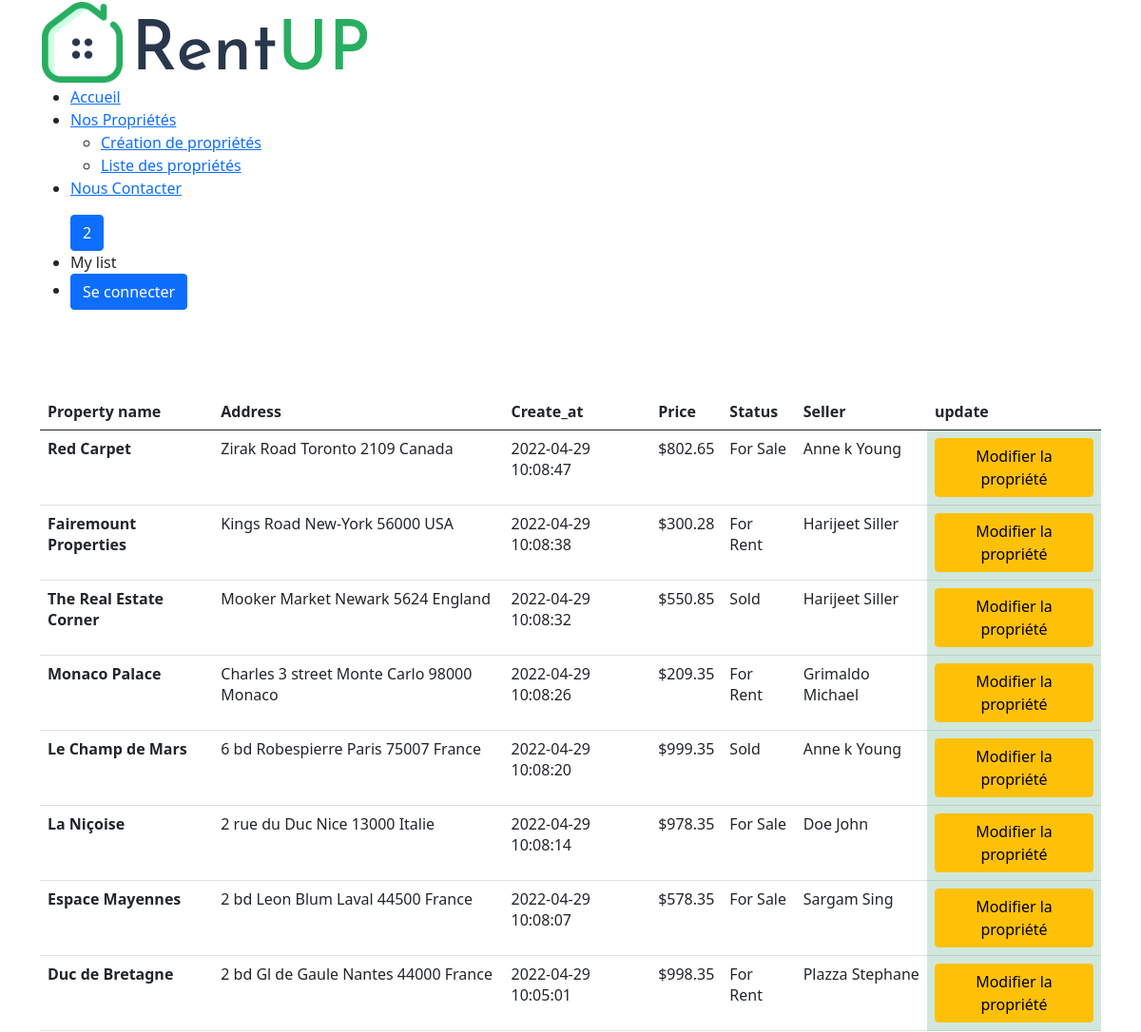
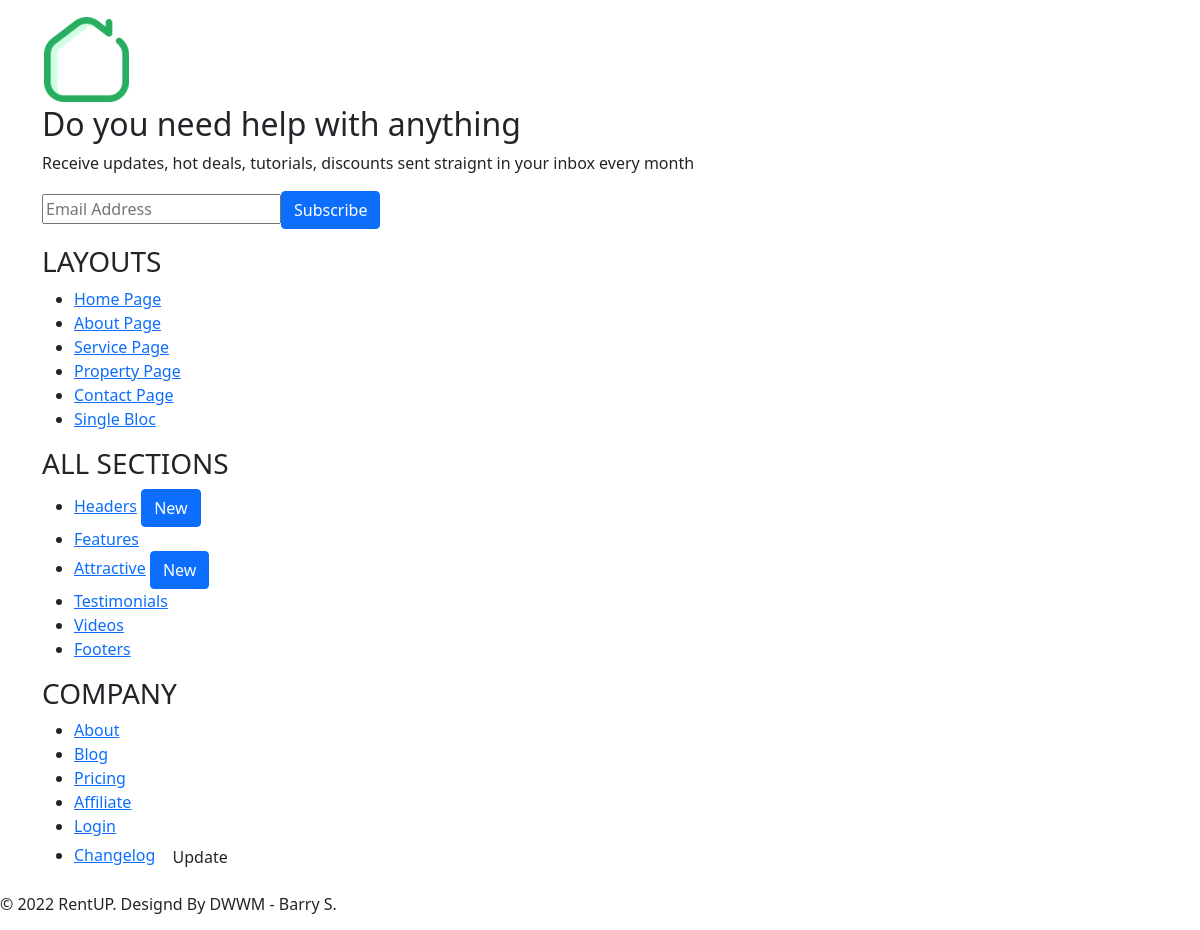
The page /propertyList.php on the database its author committed (2 pictures, top to bottom).
### tables this page shows
CREATE TABLE `property` (
  `id_property` int(11) UNSIGNED NOT NULL,
  `name` varchar(100) DEFAULT NULL,
  `street` varchar(100) DEFAULT NULL,
  `city` varchar(100) DEFAULT NULL,
  `postale_code` varchar(100) DEFAULT NULL,
  `state` varchar(100) DEFAULT NULL,
  `country` varchar(100) DEFAULT NULL,
  `price` float NOT NULL DEFAULT '0',
  `status` varchar(100) NOT NULL,
  `create_at` timestamp NOT NULL DEFAULT CURRENT_TIMESTAMP ON UPDATE CURRENT_TIMESTAMP,
  `image` varchar(800) DEFAULT NULL,
  `property_type_id` int(11) NOT NULL,
  `seller_id` int(11) NOT NULL
);

CREATE TABLE `seller` (
  `id_seller` int(11) NOT NULL,
  `firstname` varchar(255) NOT NULL,
  `lastname` varchar(255) NOT NULL,
  `location` varchar(255) NOT NULL,
  `email` varchar(255) NOT NULL,
  `mot_de_passe` varchar(100) NOT NULL,
  `telephone` varchar(255) NOT NULL,
  `profil_picture` varchar(800) NOT NULL
);

### include/functions.php (called while the page is built, shortened)
<?php
function connectDatabase()
{
    try {
        $db = new PDO('mysql:host=localhost;dbname=rentup;charset=utf8', 'root', 'root');
        return $db;
    } catch (Exception $e) {
        die ('Erreur : ' . $e->getMessage());
    }
}
function getSellerProperties(): array
{
    $db = connectDatabase();
    $sqlQuery = 'SELECT *
    FROM property, seller
    WHERE seller_id =id_seller';
    $sellerStatement = $db->prepare($sqlQuery);
    $sellerStatement->execute();
    return $sellerStatement->fetchAll();
}

### propertyList.php (the view, shortened to what this page needs)
<?php include_once('./include/functions.php') ?>
<?php include_once('./include/header.php') ?>
<!doctype html>
<html lang="fr">
<head>
    <link
            href="https://cdn.jsdelivr.net/npm/bootstrap@5.0.2/dist/css/bootstrap.min.css"
            rel="stylesheet">
</head>
<body>
<br/>
<section class="section-home-form">
    <div class="container section-home-content">
        <br/><br/>
        <table class="table">
            <thead class="thead-green">
                <tr>
                    <th scope="col">Property name</th>
                    <th scope="col">Address</th>
                    <th scope="col">Create_at</th>
                    <th scope="col">Price</th>
                    <th scope="col">Status</th>
                    <th scope="col">Seller</th>
                    <th scope="col">update</th>
                </tr>
            </thead>
            <tbody>
            <?php foreach (getSellerProperties() as $propertyLists) : ?>
            <tr>
                <th scope="row"><?= $propertyLists['name']; ?></th>
                <td><?= $propertyLists['street'] . " " . $propertyLists['city'] . " " . $propertyLists['postale_code'] . " " . $propertyLists['country'] ?></td>
                <td><?= $propertyLists['create_at']; ?></td>
                <td>$<?= $propertyLists['price']; ?></td>
                <td><?= $propertyLists['status']; ?></td>
                <td><?= $propertyLists['firstname'] . " " . $propertyLists['lastname']; ?></td>
                <td class="table-success"><a href="modify.php?id=<?= $propertyLists["id_property"]; ?>" class="btn btn-warning"> Modifier la propriété </a></td>
                <?php endforeach; ?>
            </tr>
            </tbody>
        </table>
    </div>
</section>
<?php include_once('./include/footer.php') ?>
<?php include_once('./include/nav.footer.php') ?>
</body>
</html>
</body>
</html>

### include/header.php (shortened to what this page needs)
<header id="main-header">
    <div class="container">
        <div class="container-header">
            <a href="index.php">
                <img src="images/logo.png" alt="RentUp" class="logo">
            </a>
            <div class="container-header-right">
                <nav class="main-navigation">
                    <ul>
                        <li>
                            <a href="../index.php">
                                Accueil
                            </a>
                        </li>
                        <li class="sub-menu">
                            <a href="contact.html">
                                Nos Propriétés
                            </a>
                            <ul>
                                <li>
                                    <a href="../form.php">Création de propriétés</a>
                                </li>
                                <li>
                                    <a href="../propertyList.php">Liste des propriétés</a>
                                </li>
                            </ul>
                        </li>
                        <li>
                            <a href="contact.html">
                                Nous Contacter
                            </a>
                        </li>
                    </ul>
                </nav>
                <nav class="user-navigation">
                    <ul>
                        <li class="number btn btn-primary">
                            2
                        </li>
                        <li>
                            My list
                        </li>
                        <li>
                            <a href="login.html" class="btn btn-primary">
                                Se connecter
                            </a>
                        </li>
                    </ul>
                </nav>
            </div>
        </div>
    </div>
</header>

### include/footer.php
<footer id="main-footer" class="section section-bg-dark-grey">
    <div class="container">
        <div class="container-footer">
            <section class="container-footer-left">
                <a href="index.html">
                    <img src="images/logo-light.png" alt="RentUp" class="logo">
                </a>
                <h2>Do you need help with anything</h2>
                <p>Receive updates, hot deals, tutorials, discounts sent straignt in your inbox every month</p>
                <form>
                    <input type="email" class="email" placeholder="Email Address"><input type="submit"
                                                                                         class="btn btn-primary" value="Subscribe">
                </form>
            </section>
            <section class="container-footer-right">
                <div class="footer-menu">
                    <h3>LAYOUTS</h3>
                    <ul>
                        <li>
                            <a href="#">Home Page</a>
                        </li>
                        <li>
                            <a href="#">About Page</a>
                        </li>
                        <li>
                            <a href="#">Service Page</a>
                        </li>
                        <li>
                            <a href="#">Property Page</a>
                        </li>
                        <li>
                            <a href="#">Contact Page</a>
                        </li>
                        <li>
                            <a href="#">Single Bloc</a>
                        </li>
                    </ul>
                </div>
                <div class="footer-menu">
                    <h3>ALL SECTIONS</h3>
                    <ul>
                        <li>
                            <a href="#">Headers</a>
                            <span class="btn btn-primary">New</span>
                        </li>
                        <li>
                            <a href="#">Features</a>
                        </li>
                        <li>
                            <a href="#">Attractive</a>
                            <span class="btn btn-primary">New</span>
                        </li>
                        <li>
                            <a href="#">Testimonials</a>
                        </li>
                        <li>
                            <a href="#">Videos</a>
                        </li>
                        <li>
                            <a href="#">Footers</a>
                        </li>
                    </ul>
                </div>
                <div class="footer-menu">
                    <h3>COMPANY</h3>
                    <ul>
                        <li>
                            <a href="#">About</a>
                        </li>
                        <li>
                            <a href="#">Blog</a>
                        </li>
                        <li>
                            <a href="#">Pricing</a>
                        </li>
                        <li>
                            <a href="#">Affiliate</a>
                        </li>
                        <li>
                            <a href="#">Login</a>
                        </li>
                        <li>
                            <a href="#">Changelog</a>
                            <span class="btn btn-quaternary">Update</span>
                        </li>
                    </ul>
                </div>
            </section>
        </div>
    </div>
</footer>

### include/nav.footer.php (shortened to what this page needs)
<nav class="section section-bg-dark-grey footer-bottom">
    <span>© 2022 RentUP. Designd By DWWM - Barry S.</span>
</nav>
<aside class="back-to-top">
    <a class="btn back-to-top" href="#">
    </a>
</aside>

### rows shown on the page
property: name "Red Carpet", street "Zirak Road", city "Toronto", postale_code "2109", country "Canada", create_at "2022-04-29 10:08:47", price "802.65", status "For Sale", seller.firstname "Anne k", seller.lastname "Young"
property: name "Fairemount Properties", street "Kings Road", city "New-York", postale_code "56000", country "USA", create_at "2022-04-29 10:08:38", price "300.28", status "For Rent", seller.firstname "Harijeet", seller.lastname "Siller"
property: name "The Real Estate Corner", street "Mooker Market", city "Newark", postale_code "5624", country "England", create_at "2022-04-29 10:08:32", price "550.85", status "Sold", seller.firstname "Harijeet", seller.lastname "Siller"
property: name "Monaco Palace", street "Charles 3 street", city "Monte Carlo", postale_code "98000", country "Monaco", create_at "2022-04-29 10:08:26", price "209.35", status "For Rent", seller.firstname "Grimaldo", seller.lastname "Michael"
property: name "Le Champ de Mars", street "6 bd Robespierre", city "Paris", postale_code "75007", country "France", create_at "2022-04-29 10:08:20", price "999.35", status "Sold", seller.firstname "Anne k", seller.lastname "Young"
property: name "La Niçoise", street "2 rue du Duc", city "Nice", postale_code "13000", country "Italie", create_at "2022-04-29 10:08:14", price "978.35", status "For Sale", seller.firstname "Doe", seller.lastname "John"
property: name "Espace Mayennes", street "2 bd Leon Blum", city "Laval", postale_code "44500", country "France", create_at "2022-04-29 10:08:07", price "578.35", status "For Sale", seller.firstname "Sargam", seller.lastname "Sing"
property: name "Duc de Bretagne", street "2 bd Gl de Gaule", city "Nantes", postale_code "44000", country "France", create_at "2022-04-29 10:05:01", price "998.35", status "For Rent", seller.firstname "Plazza", seller.lastname "Stephane"
